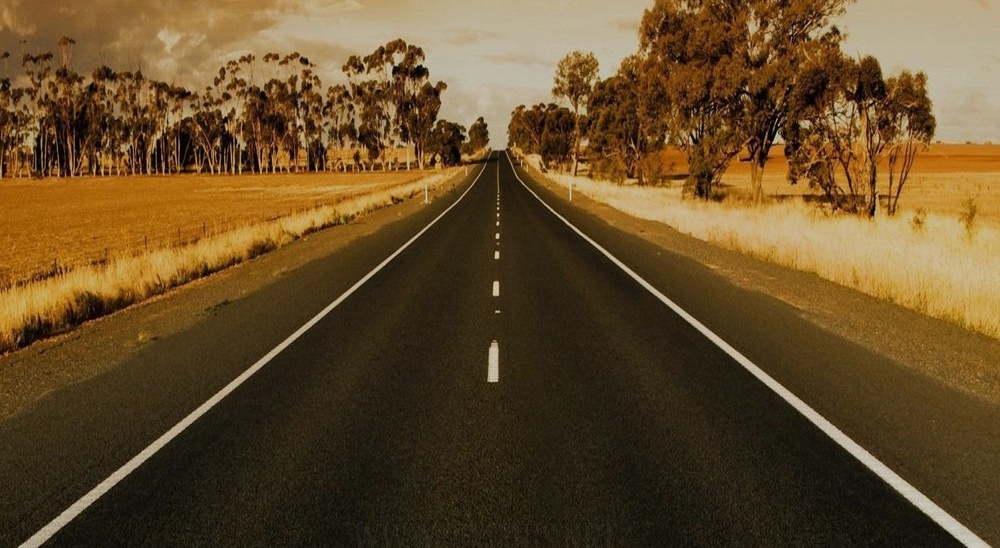
#> input picture LD/input.jpg, 1000 x 548 px, shrunk from 1509 x 827 before the run, given in place of , which was not available
$ python LDv8.py
#> lines starting #> are read from the running program, lines starting #| are printed output that depends on the picture; after the words box and inside, x2 and y2 are one past the last pixel; in counts of white or black regions, pixels touching at a corner belong together; pictures that were not available may be replaced by others from this repository, and a replacement may not be noted
#importing some useful packages
import matplotlib.pyplot as plt
import matplotlib.image as mpimg
import numpy as np
import cv2
import os
# from moviepy.editor import VideoFileClip
from IPython.display import HTML
import math
# %matplotlib inline

def grayscale(img):
    """Applies the Grayscale transform
    This will return an image with only one color channel
    but NOTE: to see the returned image as grayscale
    (assuming your grayscaled image is called 'gray')
    you should call plt.imshow(gray, cmap='gray')"""
    return cv2.cvtColor(img, cv2.COLOR_BGR2GRAY)
    # Or use BGR2GRAY if you read an image with cv2.imread()
    # return cv2.cvtColor(img, cv2.COLOR_BGR2GRAY)

def canny(img, low_threshold, high_threshold):
    """Applies the Canny transform"""
    return cv2.Canny(img, low_threshold, high_threshold)

def gaussian_blur(img, kernel_size):
    """Applies a Gaussian Noise kernel"""
    return cv2.GaussianBlur(img, (kernel_size, kernel_size), 0)

def region_of_interest(img, vertices):
    """
    Applies an image mask.

    Only keeps the region of the image defined by the polygon
    formed from `vertices`. The rest of the image is set to black.
    """
    #defining a blank mask to start with
    mask = np.zeros_like(img)

    #defining a 3 channel or 1 channel color to fill the mask with depending on the input image
    if len(img.shape) > 2:
        channel_count = img.shape[2]  # i.e. 3 or 4 depending on your image
        ignore_mask_color = (255,) * channel_count
    else:
        ignore_mask_color = 255

    #filling pixels inside the polygon defined by "vertices" with the fill color
    cv2.fillPoly(mask, vertices, ignore_mask_color)

    #returning the image only where mask pixels are nonzero
    masked_image = cv2.bitwise_and(img, mask)
    return masked_image

#used below
def get_slope(x1,y1,x2,y2):
    if x2 == x1:
        return 1
    return (y2-y1)/(x2-x1)

# [4 lines left out: function get_angle, not called in this run]

#thick red lines
def draw_lines(img, lines, color=[0, 255, 0], thickness=6, c_color=[0, 0, 255], c_thickness=6,):
    """workflow:
    1) examine each individual line returned by hough & determine if it's in left or right lane by its slope
    because we are working "upside down" with the array, the left lane will have a negative slope and right positive
    2) track extrema
    3) compute averages
    4) solve for b intercept
    5) use extrema to solve for points
    6) smooth frames and cache
    """
    global cache_1, cache_2, cache_3, cache_4
    global first_frame
    global l_angle

    y_global_min = img.shape[0] #min will be the "highest" y value, or point down the road away from car
    y_max = img.shape[0]
    l_slope, r_slope = [],[]
    l_lane,r_lane = [],[]
    det_slope = 0.01
    α =0.2
    #i got this alpha value off of the forums for the weighting between frames.
    #i understand what it does, but i dont understand where it comes from
    #much like some of the parameters in the hough function
    if lines is None:
        print('no line detected')
        return 1

    for line in lines:
        #1
        for x1,y1,x2,y2 in line:
            slope = get_slope(x1,y1,x2,y2)
            x_mean = (x1 + x2) / 2
            if slope < -det_slope:	#only left line
	            if x_mean > imshape[1]/2:
	                r_slope.append(slope)
	                r_lane.append(line)
	            elif x_mean < imshape[1]/2:
	                l_slope.append(slope)
	                l_lane.append(line)
        #2
        y_global_min = min(y1,y2,y_global_min)

    # to prevent errors in challenge video from dividing by zero
    if((len(l_lane) == 0) or (len(r_lane) == 0)):
        print ('no lane detected')
        return 1

    #3
    l_slope_mean = np.mean(l_slope,axis =0)
    r_slope_mean = np.mean(r_slope,axis =0)
    l_mean = np.mean(np.array(l_lane),axis=0)
    r_mean = np.mean(np.array(r_lane),axis=0)

    if ((r_slope_mean == 0) or (l_slope_mean == 0 )):
        print('dividing by zero')
        return 1

    #4, y=mx+b -> b = y -mx
    l_b = l_mean[0][1] - (l_slope_mean * l_mean[0][0])
    r_b = r_mean[0][1] - (r_slope_mean * r_mean[0][0])

    #5, using y-extrema (#2), b intercept (#4), and slope (#3) solve for x using y=mx+b
    # x = (y-b)/m
    # these 4 points are our two lines that we will pass to the draw function
    l_x1 = int((y_global_min - l_b)/l_slope_mean)
    l_x2 = int((y_max - l_b)/l_slope_mean)
    r_x1 = int((y_global_min - r_b)/r_slope_mean)
    r_x2 = int((y_max - r_b)/r_slope_mean)

    #6
    if l_x1 > r_x1:
        l_x1 = int((l_x1+r_x1)/2)
        r_x1 = l_x1
        l_y1 = int((l_slope_mean * l_x1 ) + l_b)
        r_y1 = int((r_slope_mean * r_x1 ) + r_b)
        l_y2 = int((l_slope_mean * l_x2 ) + l_b)
        r_y2 = int((r_slope_mean * r_x2 ) + r_b)
    else:
        l_y1 = y_global_min
        l_y2 = y_max
        r_y1 = y_global_min
        r_y2 = y_max

    c_x1 = (l_x1 + r_x1)/2
    c_x2 = (l_x2 + r_x2)/2
    c_y1 = y_global_min
    c_y2 = y_max

    current_frame = np.array([l_x1,l_y1,l_x2,l_y2,r_x1,r_y1,r_x2,r_y2],dtype ="float32")
    center_line = np.array([c_x1,c_y1,c_x2,c_y2],dtype = "float32")

    cache = []

    if first_frame == 1:
        next_frame = current_frame
        first_frame = 0
        cache_1 = np.array([0,0,0,0,0,0,0,0],dtype ="float32")
        cache_2 = np.array([0,0,0,0,0,0,0,0],dtype ="float32")
        cache_3 = np.array([0,0,0,0,0,0,0,0],dtype ="float32")
        cache_4 = np.array([0,0,0,0,0,0,0,0],dtype ="float32")
    else :
        # prev_frame = cache_1
        # next_frame = (1-α)*prev_frame+α*current_frame
        next_frame = (current_frame + cache_1 + cache_2 + cache_3 + cache_4)/5

    cv2.line(img, (int(next_frame[0]), int(next_frame[1])), (int(next_frame[2]),int(next_frame[3])), color, thickness)
    # cv2.line(img, (int(next_frame[4]), int(next_frame[5])), (int(next_frame[6]),int(next_frame[7])), color, thickness)
    # cv2.line(img, (int(center_line[0]), int(center_line[1])), (int(center_line[2]),int(center_line[3])), c_color, c_thickness)

    l_angle = get_angle(int(next_frame[0]), int(next_frame[1])), (int(next_frame[2]),int(next_frame[3]))
    # r_angle = get_angle(int(center_line[0]), int(center_line[1]), int(center_line[2]),int(center_line[3]))
    # c_angle = get_angle(int(center_line[0]), int(center_line[1]), int(center_line[2]),int(center_line[3]))

    cache_1 = next_frame
    cache_2 = cache_1
    cache_3 = cache_2
    cache_4 = cache_3

def hough_lines(img, rho, theta, threshold, min_line_len, max_line_gap):
    """
    `img` should be the output of a Canny transform.
    Returns an image with hough lines drawn.
    """
    lines = cv2.HoughLinesP(img, rho, theta, threshold, np.array([]), minLineLength=min_line_len, maxLineGap=max_line_gap)
    line_img = np.zeros((img.shape[0], img.shape[1], 3), dtype=np.uint8)
    draw_lines(line_img,lines)
    return line_img

# Python 3 has support for cool math symbols.

# [10 lines left out: function weighted_img, not called in this run]

def process_image(image):

    global first_frame
    global gray_image
    global gauss_gray
    global canny_edges
    global imshape

    gray_image = grayscale(image)
    img_hsv = cv2.cvtColor(image, cv2.COLOR_RGB2HSV)
    #hsv = [hue, saturation, value]
    #more accurate range for yellow since it is not strictly black, white, r, g, or b

    lower_yellow = np.array([20, 100, 100], dtype = "uint8")
    upper_yellow = np.array([30, 255, 255], dtype="uint8")

    mask_yellow = cv2.inRange(img_hsv, lower_yellow, upper_yellow)
    mask_white = cv2.inRange(gray_image, 110, 255)
    mask_yw = cv2.bitwise_or(mask_white, mask_yellow)
    mask_yw_image = cv2.bitwise_and(gray_image, mask_yw)

    kernel_size = 5
    gauss_gray = gaussian_blur(mask_yw_image,kernel_size)

    #same as quiz values
    low_threshold = 50
    high_threshold = 150
    canny_edges = canny(gauss_gray,low_threshold,high_threshold)

    imshape = image.shape
    lower_left = [0,imshape[0]]
    lower_right = [imshape[1],imshape[0]]
    top_left = [0,imshape[0]/2]
    top_right = [imshape[1],imshape[0]/2]
    vertices = [np.array([lower_left,top_left,top_right,lower_right],dtype=np.int32)]
    roi_image = region_of_interest(canny_edges, vertices)

    #rho and theta are the distance and angular resolution of the grid in Hough space
    #same values as quiz
    rho = 4
    theta = np.pi/180
    #threshold is minimum number of intersections in a grid for candidate line to go to output
    threshold = 30
    min_line_len = 100
    max_line_gap = 180
    #my hough values started closer to the values in the quiz, but got bumped up considerably for the challenge video

    line_image = hough_lines(roi_image, rho, theta, threshold, min_line_len, max_line_gap)
    result = weighted_img(line_image, image, α=0.8, β=1., λ=0.)
    return result


first_frame = 1
l_angle = 0

ESC_KEY = 27     # Esc
INTERVAL= 33     # Wait time
FRAME_RATE = 30  # fps

# ORG_WINDOW_NAME = "original"
GRAY_WINDOW_NAME = "gray"
GAUSS_WINDOW_NAME = "gaussian blur"
CANNY_WINDOW_NAME = "canny edges"
PROCESSED_WINDOW_NAME = "detected lane"

# DEVICE_ID = 0
DEVICE_ID = "http://192.168.11.12:8080/?action=stream" #MJPEG Streamer

# get images from camera
cap = cv2.VideoCapture(DEVICE_ID)

# read first frame
end_flag, c_frame = cap.read()
#> c_frame is the input picture: shape (548, 1000, 3); mean B, G, R 41, 76.1, 100.7
height, width, channels = c_frame.shape

#preparation of windows for video
# cv2.namedWindow(ORG_WINDOW_NAME)
cv2.namedWindow(GRAY_WINDOW_NAME)
cv2.namedWindow(GAUSS_WINDOW_NAME)
cv2.namedWindow(CANNY_WINDOW_NAME)
cv2.namedWindow(PROCESSED_WINDOW_NAME)

#video processing
while end_flag == True:
    #image processing
    image = c_frame
    processed = process_image(image)
#> in grayscale, `return cv2.cvtColor(img, cv2.COLOR_BGR2GRAY)`:
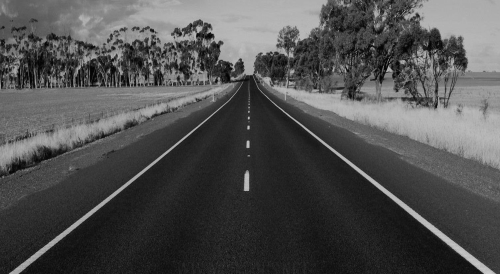
#> returned value: shape (548, 1000) (shown at 1/2 size); min 0, max 204, mean 79.4
#> in process_image, `mask_white = cv2.inRange(gray_image, 110, 255)`:
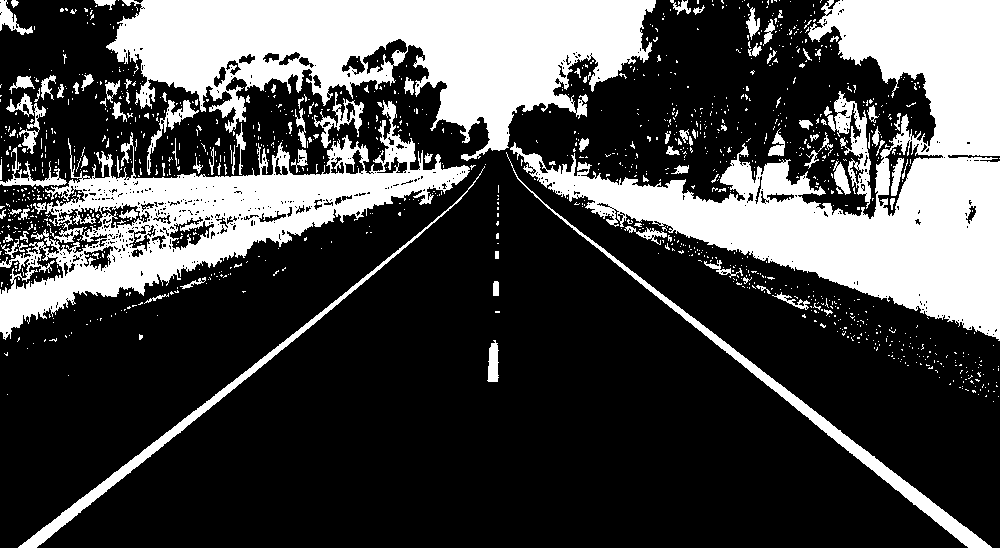
#> mask_white: shape (548, 1000); 28.7% white; 1231 white regions (1120 under 20 px), largest, box (x1, y1, x2, y2) and area: (510, 0, 1000, 341) 56613, (106, 0, 656, 161) 46305, (0, 100, 470, 340) 30107
#> in process_image, `mask_yw_image = cv2.bitwise_and(gray_image, mask_yw)`:
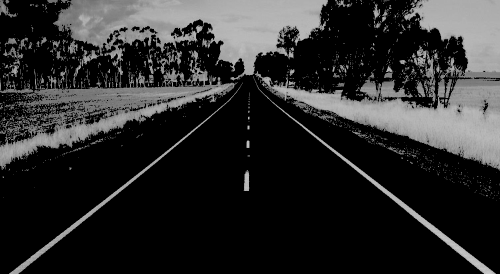
#> mask_yw_image: shape (548, 1000) (shown at 1/2 size); min 0, max 204, mean 44.1
#> in canny, `return cv2.Canny(img, low_threshold, high_threshold)`:
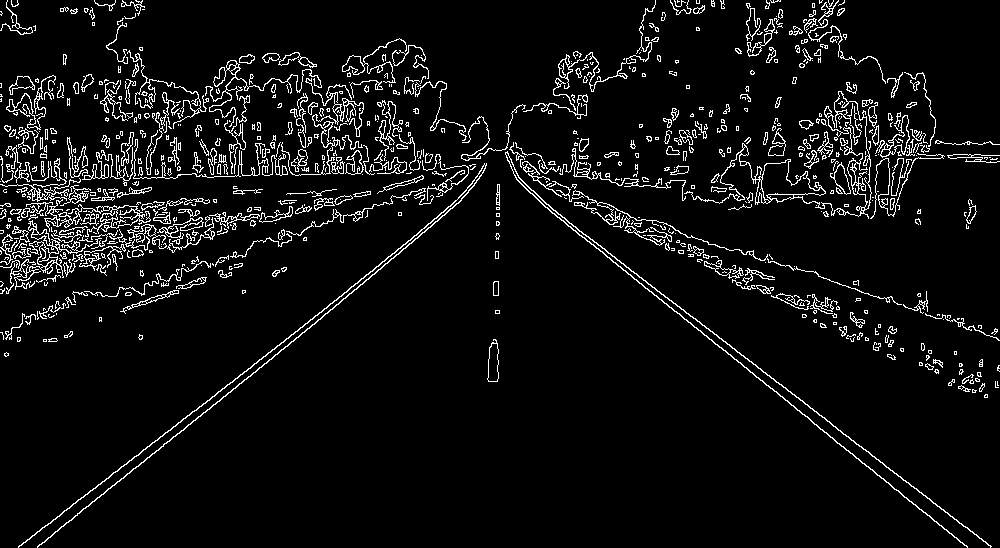
#> returned value: shape (548, 1000); 6.1% white in thin lines or dots
#> in region_of_interest, `cv2.fillPoly(mask, vertices, ignore_mask_color)`:
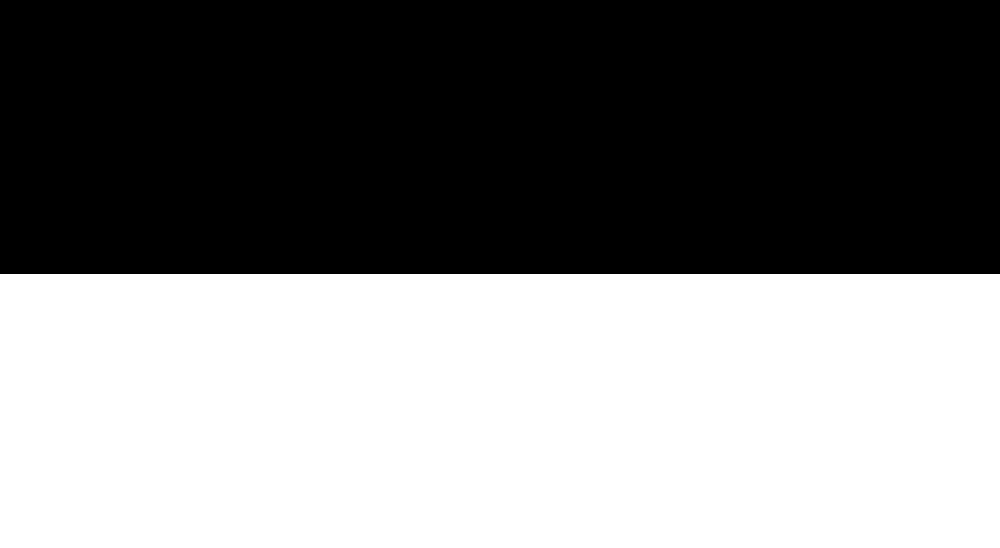
#> mask: shape (548, 1000); 50% white; 1 white region, box (x1, y1, x2, y2) and area: (0, 274, 1000, 548) 274000
#> in region_of_interest, `masked_image = cv2.bitwise_and(img, mask)`:
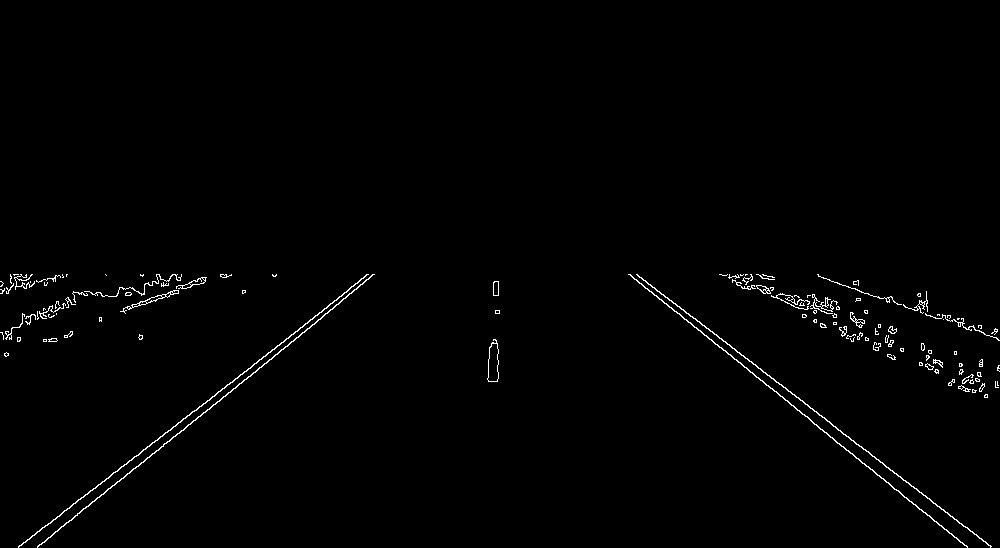
#> masked_image: shape (548, 1000); 1% white in thin lines or dots, all inside (x1, y1, x2, y2) = (0, 274, 1000, 548)
#> in hough_lines, `lines = cv2.HoughLinesP(img, rho, theta, threshold, np.array([]), minL..`: lines = 95 rows, first 6: [629, 274, 964, 545], [108, 478, 341, 296], [37, 546, 373, 274], [637, 274, 776, 382], [742, 288, 996, 337], [721, 274, 980, 373]
#> the loop in draw_lines, `for line in lines:` made 95 passes
#> after the loop in draw_lines, `for line in lines:`: l_lane = 22 items, first 6: [[108, 478, 341, 296]], [[37, 546, 373, 274]], [[32, 535, 339, 303]], [[43, 308, 231, 275]], [[2, 333, 159, 276]], [[52, 341, 220, 274]]; l_slope = [-0.781, -0.81, -0.756, -0.176, -0.363, -0.399, -0.401, -0.4, -0.264, -0.0176, -0.868, -0.23, -0.73, -0.866, -0.136, -0.726, -0.158, -0.727, -0.559, -0.142, -0.868, -0.017]; r_lane = 13 items, first 6: [[751, 362, 943, 315]], [[681, 315, 927, 307]], [[643, 286, 853, 282]], [[653, 294, 772, 290]], [[683, 317, 924, 309]], [[677, 312, 926, 303]]; r_slope = [-0.245, -0.0325, -0.019, -0.0336, -0.0332, -0.0361, -0.0526, -0.0149, -0.0503, -0.105, -0.034, -0.0342, -0.0185]
#> in draw_lines, `l_slope_mean = np.mean(l_slope,axis =0)`: l_slope_mean = -0.472
#> in draw_lines, `r_slope_mean = np.mean(r_slope,axis =0)`: r_slope_mean = -0.0545
#> in draw_lines, `l_mean = np.mean(np.array(l_lane),axis=0)`: l_mean = [[59.82, 387.6, 251, 296.8]]
#> in draw_lines, `r_mean = np.mean(np.array(r_lane),axis=0)`: r_mean = [[675, 310.2, 880.3, 299.5]]
#> in draw_lines, `l_b = l_mean[0][1] - (l_slope_mean * l_mean[0][0])`: l_b = 415.9
#> in draw_lines, `r_b = r_mean[0][1] - (r_slope_mean * r_mean[0][0])`: r_b = 347
#> in draw_lines, `l_x1 = int((y_global_min - l_b)/l_slope_mean)`: l_x1 = 300
#> in draw_lines, `l_x2 = int((y_max - l_b)/l_slope_mean)`: l_x2 = -279
#> in draw_lines, `r_x1 = int((y_global_min - r_b)/r_slope_mean)`: r_x1 = 1339
#> in draw_lines, `r_x2 = int((y_max - r_b)/r_slope_mean)`: r_x2 = -3684
#> in draw_lines, `l_y1 = y_global_min`: l_y1 = 274
#> in draw_lines, `c_x1 = (l_x1 + r_x1)/2`: c_x1 = 819.5
#> in draw_lines, `c_x2 = (l_x2 + r_x2)/2`: c_x2 = -1981.5
#> in draw_lines, `c_y1 = y_global_min`: c_y1 = 274
#> in draw_lines, `current_frame = np.array([l_x1,l_y1,l_x2,l_y2,r_x1,r_y1,r_x2,r_y2],dty..`: current_frame = [300, 274, -279, 548, 1339, 274, -3684, 548]
#> in draw_lines, `center_line = np.array([c_x1,c_y1,c_x2,c_y2],dtype = "float32")`: center_line = [819.5, 274, -1981.5, 548]
#> in draw_lines, `next_frame = current_frame`: next_frame = [300, 274, -279, 548, 1339, 274, -3684, 548]
#> in draw_lines, `cv2.line(img, (int(next_frame[0]), int(next_frame[1])), (int(next_fram..`:
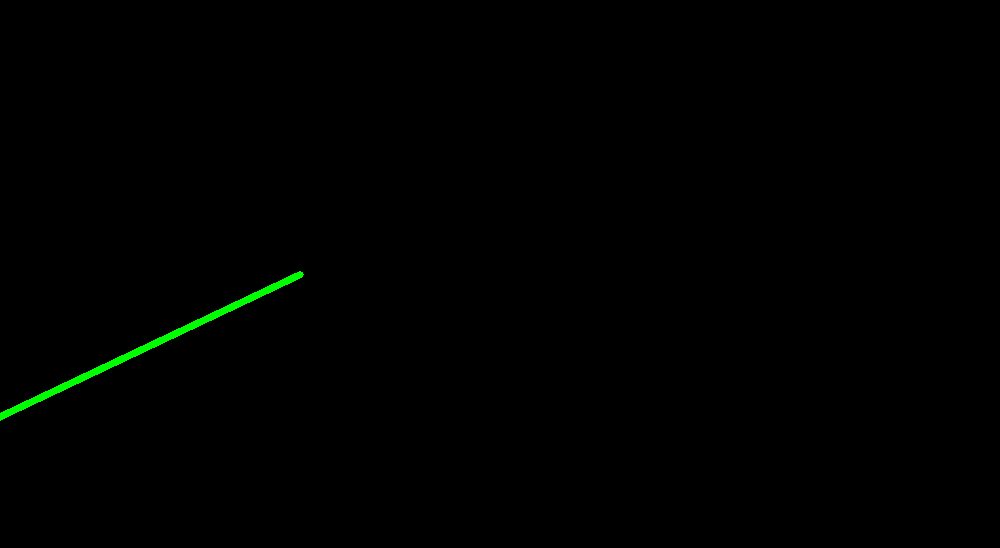
#> img: shape (548, 1000, 3); mean of channels 0, 1, 2 0, 1.1, 0; drawn as B, G, R
#> (the run stopped early here; a loop or call above may not have finished)
